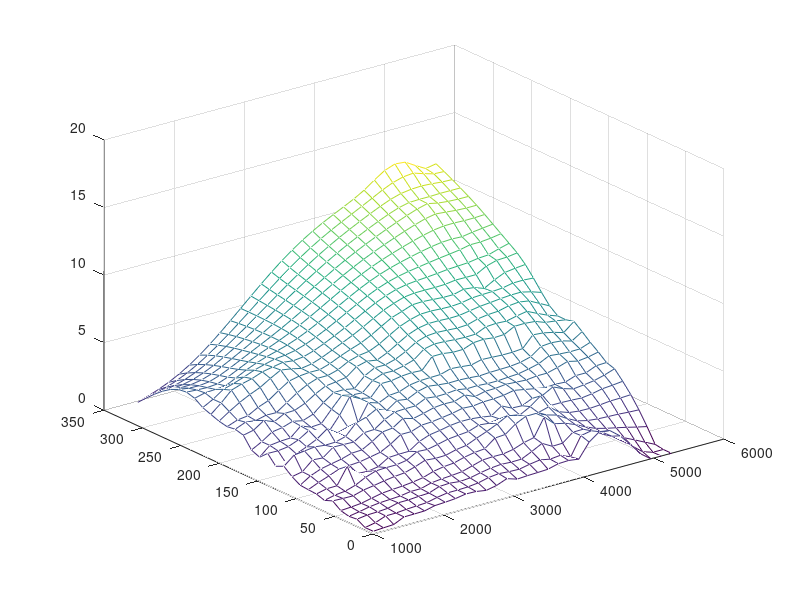

Write the MATLAB code that produced this figure.
%%
%
% Init_File__IC_Engine_HW_8

% Start clean
clear all
Weight=18680;% Newtons
g=9.81;
Mass=Weight/g;
Nd=3.73;
Nt1=2.2;
Nt2 = 1.64;
Nt3 = 1.28;
Nt4 = 1.0;
R_Wheel=0.318
Cd=0.44;
L=2.89;
fr=0.01;
K=44.67;
Area=2.4 % area in m^2
rho=1.224; % kg/m^3
theta=0.0
density_gasoline = 726; %gm/l

% Torque is in Newton-Meters, the Omega in RPM and grams/second

TORQUE_ICE=[0.000	10.552	21.103	31.655	42.206	52.758	63.310	73.861	84.415	94.966	105.518	116.069	126.621	137.173	147.724	158.276	168.827	179.379	189.931	200.482	211.034	221.585	232.139	242.690	253.242	263.794	274.345	284.897	295.448	306.000];


OMEGA_ICE=[1000.000	1146.552	1293.103	1439.655	1586.207	1732.759	1879.310	2025.862	2172.414	2318.966	2465.517	2612.069	2758.621	2905.172	3051.724	3198.276	3344.828	3491.379	3637.931	3784.483	3931.034	4077.586	4224.138	4370.690	4517.241	4663.793	4810.345	4956.897	5103.448	5250.000];	



FUEL_FLOW=[0.2022	0.2508	0.2922	0.6462	0.6588	0.6786	0.8658	0.909	0.9738	1.107	1.0854	0.963	1.1214	1.4184	1.1772	1.2276	1.2546	1.2924	1.494	1.5264	1.422	2.475	3.0402	2.9214	2.322	1.4886	0.5832	0.0018	0.0036	0.0054;
0.2004	0.3552	0.648	0.657	0.7254	0.7686	0.81	0.99	1.1178	1.1214	1.152	1.2384	1.4256	1.5138	1.4544	1.4292	1.5876	1.7046	1.5552	1.6362	1.3122	2.6802	2.8314	2.5344	2.016	1.4544	0.8622	0.2502	0.0036	0.0054;
0.5436	0.6498	0.675	0.7308	0.9324	0.9396	0.9972	1.0368	1.3122	1.3536	1.2708	1.3356	1.5066	1.6452	1.7154	1.6758	1.6938	2.0484	2.4462	2.025	2.0484	2.655	2.6694	2.331	1.8738	1.5462	1.2114	0.8514	0.4752	0.108;
0.4824	0.6102	0.7704	0.864	0.9072	0.9558	1.08	1.0854	1.3032	1.3896	1.4436	1.5192	1.7424	1.9674	2.0088	2.0016	2.142	2.4246	2.5992	3.915	3.213	3.0384	2.745	2.3652	2.043	1.8414	1.6776	1.5048	1.3176	1.1484;
0.63	0.6822	0.756	0.9252	1.0872	1.1556	1.2078	1.2924	1.4166	1.6704	1.8126	1.881	2.0952	2.2464	2.3184	2.907	2.9646	3.537	3.897	3.9078	3.5856	3.3714	2.9142	2.5308	2.3472	2.2644	2.2302	2.2014	2.1438	2.1114;
1.0692	1.0422	1.0332	1.2546	1.377	1.5192	1.6326	1.7064	1.9368	2.2248	2.1564	2.178	2.385	2.4984	2.826	3.123	3.465	3.8664	3.708	3.1464	3.483	3.7008	3.1374	2.8692	2.7792	2.763	2.8206	2.8998	2.916	2.9574;
0.8316	1.0134	1.0962	1.3338	1.719	1.9818	2.0196	2.0232	2.1528	2.5866	2.5416	2.7036	2.889	2.97	3.0438	3.3156	3.2418	3.3606	3.3966	3.2382	3.6486	4.2318	3.3282	3.3282	3.3012	3.2598	3.3606	3.5244	3.5856	3.672;
1.0278	1.2096	1.224	2.4516	1.7208	1.6812	1.8072	2.2806	2.3202	2.3346	2.8476	3.1374	3.258	3.4164	3.501	3.4974	3.4128	3.2958	3.834	3.4722	3.438	3.7818	3.7998	4.212	3.8808	3.6576	3.744	3.852	4.0572	4.3218;
1.071	1.3986	1.6758	1.9818	2.0394	2.1006	2.2428	2.3976	2.7918	3.3012	3.303	3.5766	3.6162	3.7242	3.834	4.005	3.96	4.0626	4.0788	4.1436	4.3002	4.158	4.0122	3.879	3.9258	3.8826	4.1544	4.1544	4.4748	4.5072;
1.1268	1.6092	1.9134	2.0772	2.2302	2.4606	2.502	2.9178	3.4182	3.5046	4.0122	3.7926	3.9726	4.1832	4.2624	4.23	4.5108	4.1814	4.3686	4.3812	4.473	4.4226	4.3812	4.473	4.473	4.6782	4.9266	4.7484	4.8402	5.0094;
1.4832	1.6398	2.313	2.25	2.8422	2.8314	2.8062	3.294	3.3264	3.8466	4.2102	4.2426	4.248	4.608	4.518	4.5342	4.617	4.4856	4.5072	4.4532	4.4532	4.5144	4.5594	4.7106	4.9032	5.2794	5.2038	5.1552	5.1696	5.4504;
1.9746	2.5992	2.6928	2.7918	2.7072	2.7306	2.9466	3.735	3.9528	4.356	4.0374	4.5738	4.4658	4.8276	5.013	4.9086	4.8348	4.8492	4.8132	4.7466	4.7988	4.8168	4.8384	4.9284	5.1336	5.6934	5.76	5.6916	5.4756	5.9634;
1.6974	1.7154	2.2032	2.5236	2.8872	3.4488	2.9376	3.168	3.276	4.5648	4.3236	4.671	4.7394	5.0274	5.1426	5.1696	5.1894	5.418	5.3586	5.2758	5.472	5.436	5.3946	5.3964	5.4612	6.273	6.2136	6.048	5.8248	6.444;
2.3724	2.3598	2.4642	2.7684	3.2436	2.9394	2.8098	3.771	4.9482	4.581	4.4298	5.2686	5.274	5.4108	5.4684	5.4216	6.2532	6.2604	6.1488	6.156	6.4476	6.4962	6.4026	6.435	6.8364	6.849	6.7824	6.507	6.408	6.2892;
1.8198	2.484	2.5848	2.6226	3.303	3.015	3.0636	3.933	4.7466	4.572	4.5234	5.2308	5.5386	5.5224	5.6844	5.9274	6.5268	6.6978	6.6654	6.6024	6.5736	6.597	6.9336	6.984	6.9426	7.1172	7.2558	6.8976	6.561	6.2964;
2.0718	2.4804	2.9952	3.114	3.3732	3.2148	3.492	4.1418	4.6782	4.6908	4.5522	5.2902	5.6952	5.6916	5.9094	6.2766	6.7518	7.0038	7.0632	7.0236	6.9714	7.0146	7.2414	7.3548	7.4034	7.5888	7.6662	7.5474	7.1586	6.7644;
2.8908	3.0636	3.5712	3.2724	3.6756	3.7062	4.0212	4.5018	4.8852	4.9842	5.1138	5.697	5.895	5.7762	6.12	6.5736	7.0236	7.3152	7.4502	7.4538	7.4142	7.434	7.56	7.6896	7.7616	7.8444	7.9074	7.92	7.7382	7.4862;
3.0582	3.3732	3.2904	3.4794	3.4632	3.9834	4.5054	4.9086	5.1822	5.1822	5.4018	5.8104	6.039	6.1434	6.4818	6.9336	7.3692	7.6608	7.8624	7.8894	7.8462	7.8228	7.884	8.0334	8.0748	8.1	8.1576	8.3142	8.325	8.2746;
2.9736	3.2598	3.3588	3.7818	4.0716	4.6062	5.0976	5.2704	5.3424	5.3334	5.5764	5.9274	6.2226	6.4872	6.858	7.308	7.7418	7.9974	8.2836	8.3124	8.2638	8.2098	8.2098	8.4078	8.3214	8.055	8.478	8.8182	8.9244	9.0018;
3.1032	3.6108	4.0734	4.4568	4.779	5.2398	5.6538	5.5278	5.3622	5.4828	5.7528	6.0948	6.4368	6.7842	7.182	7.6158	8.0208	8.3214	8.5752	8.6706	8.6796	8.6724	8.6994	8.8074	8.7984	8.802	9.2214	9.4428	9.4788	9.5832;
3.3264	3.969	4.7088	4.9644	5.1516	5.4468	5.5944	5.7402	5.6484	5.7366	5.976	6.3018	6.6636	7.047	7.4592	7.8822	8.2764	8.6004	8.8578	9.0126	9.0972	9.1548	9.2232	9.3114	9.3564	9.405	9.5256	9.5778	9.8136	10.0188;
3.555	3.969	4.4928	4.7232	4.9932	5.2938	5.5116	5.706	5.787	5.9346	6.1848	6.5106	6.8832	7.2864	7.7058	8.1252	8.5194	8.8614	9.1422	9.3546	9.5094	9.6372	9.7578	9.8748	9.972	10.0818	10.2492	10.2492	10.3248	10.4508;
3.969	4.1634	4.212	4.2678	4.6422	5.0238	5.3388	5.607	5.8194	6.0534	6.345	6.6924	7.083	7.4988	7.929	8.3538	8.7552	9.117	9.4302	9.693	9.9126	10.107	10.2852	10.4436	10.5588	10.6056	10.5678	10.6956	10.791	10.8846;
4.1472	4.104	4.0734	4.1382	4.4334	4.8006	5.1588	5.49	5.796	6.111	6.4566	6.8418	7.2558	7.6914	8.1342	8.5698	8.9838	9.3672	9.7128	10.0206	10.2978	10.5516	10.791	11.007	11.1852	11.2896	11.3058	11.2752	11.2806	11.3202;
4.0698	3.9546	3.9312	4.0248	4.2786	4.6224	4.9968	5.373	5.7474	6.129	6.5322	6.9588	7.4052	7.8642	8.325	8.7768	9.2088	9.6138	9.99	10.3338	10.6542	10.9566	11.2446	11.5182	11.7576	11.9052	11.8386	11.763	11.727	11.7306;
3.7944	3.7116	3.7332	3.8628	4.1148	4.4532	4.8438	5.256	5.6826	6.1236	6.579	7.0506	7.5348	8.0244	8.5086	8.9802	9.432	9.8568	10.2546	10.6272	10.9764	11.3112	11.628	11.925	12.195	12.3966	12.2292	12.1464	12.1104	12.1068;
3.3822	3.3786	3.4632	3.6414	3.915	4.2678	4.68	5.13	5.6034	6.0984	6.6078	7.128	7.6554	8.1792	8.6922	9.1854	9.657	10.098	10.5138	10.9026	11.2716	11.6208	11.9466	12.2238	12.4056	12.4344	12.4344	12.4632	12.4596	12.4578;
2.8782	2.97	3.1248	3.3552	3.6648	4.0482	4.4928	4.9824	5.508	6.057	6.624	7.1982	7.7706	8.3358	8.8812	9.4014	9.891	10.3464	10.7712	11.1708	11.5488	11.9142	12.2616	12.5712	12.7962	12.9042	12.9456	12.9006	12.8268	12.7962;
2.3202	2.502	2.7252	3.0096	3.3606	3.7818	4.2678	4.806	5.3874	5.9994	6.6294	7.2648	7.893	8.505	9.09	9.6372	10.1448	10.611	11.0394	11.4372	11.8188	12.1986	12.5892	12.987	13.3218	13.5414	13.6188	13.3722	13.1544	13.1184;
1.737	1.9926	2.2734	2.6028	2.9952	3.4596	3.9942	4.5918	5.2398	5.9238	6.6276	7.335	8.0316	8.6994	9.3294	9.909	10.4364	10.9062	11.3274	11.7108	12.078	12.4596	12.8988	13.4496	13.9446	14.2254	14.1552	13.6962	13.2696	13.4154];

 
  figure(1)
mesh(OMEGA_ICE,TORQUE_ICE,FUEL_FLOW)

kph_to_m_sec=1000/3600;
Time=xlsread('Malibu_20100929_highway_Baseline.xls','A:A');
Velocity_kph=xlsread('Malibu_20100929_highway_Baseline.xls','B:B'); %km/hr and seconds

 

  